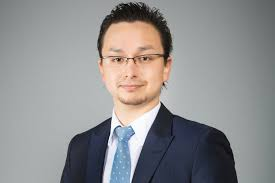
#> input picture images/images (4).jpeg, 275 x 183 px
$ python face_recognize.py
#> lines starting #> are read from the running program, lines starting #| are printed output that depends on the picture; after the words box and inside, x2 and y2 are one past the last pixel; in counts of white or black regions, pixels touching at a corner belong together
import cv2

face_cascade_path = '/Users/miyachitaisuke/opencv-master/data/haarcascades/haarcascade_frontalface_default.xml'
face_cascade = cv2.CascadeClassifier(face_cascade_path)

src = cv2.imread('images/images (4).jpeg')
#> src is the input picture: shape (183, 275, 3); mean B, G, R 142.6, 142, 142.6
src_gray = cv2.cvtColor(src, cv2.COLOR_BGR2GRAY)
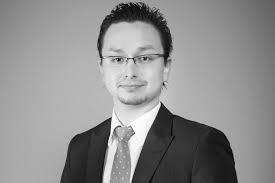
#> src_gray: shape (183, 275); min 0, max 255, mean 142.3

faces = face_cascade.detectMultiScale(src_gray)
#> faces = [[89, 25, 86, 86]]

for x, y, w, h in faces:
    cv2.rectangle(src, (x, y), (x + w, y + h), (255, 0, 0), 2)
#> this loop made 1 pass
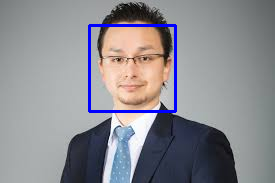
#> src: shape (183, 275, 3); 2.04% of pixels changed, all inside (x1, y1, x2, y2) = (88, 24, 177, 113)

cv2.imwrite('images/images (4)_after.jpeg', src)

$ run again, with images/images (1).jpeg copied over images/images (4).jpeg
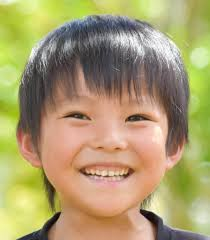
#> input picture images/images (1).jpeg, 210 x 240 px
#> src is the input picture: shape (240, 210, 3); mean B, G, R 109.8, 157, 171.4
#> `src_gray = cv2.cvtColor(src, cv2.COLOR_BGR2GRAY)`:
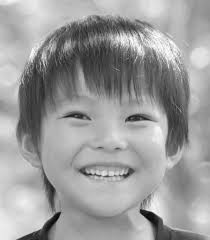
#> src_gray: shape (240, 210); min 4, max 255, mean 155.9
#> faces = [[36, 65, 140, 140]]
#> the loop `for x, y, w, h in faces:` made 1 pass
#> after the loop `for x, y, w, h in faces:`:
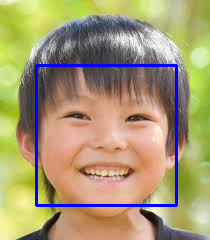
#> src: shape (240, 210, 3); 3.33% of pixels changed, all inside (x1, y1, x2, y2) = (35, 64, 178, 207)

$ run again, with images/images (2).jpeg copied over images/images (4).jpeg
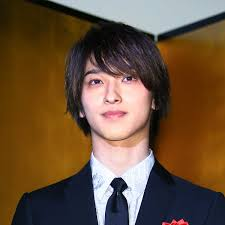
#> input picture images/images (2).jpeg, 225 x 225 px
#> src is the input picture: shape (225, 225, 3); mean B, G, R 58.5, 81.6, 106.3
#> `src_gray = cv2.cvtColor(src, cv2.COLOR_BGR2GRAY)`:
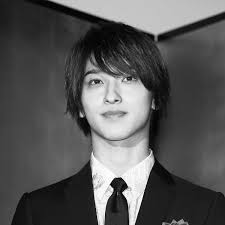
#> src_gray: shape (225, 225); min 0, max 255, mean 86.4
#> faces = [[72, 51, 83, 83]]
#> the loop `for x, y, w, h in faces:` made 1 pass
#> after the loop `for x, y, w, h in faces:`:
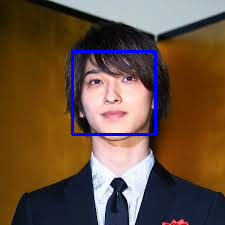
#> src: shape (225, 225, 3); 1.96% of pixels changed, all inside (x1, y1, x2, y2) = (71, 50, 157, 136)

$ run again, with images/images (3).jpeg copied over images/images (4).jpeg
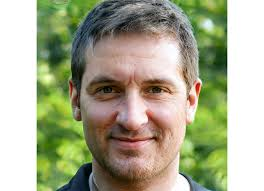
#> input picture images/images (3).jpeg, 264 x 191 px
#> src is the input picture: shape (191, 264, 3); mean B, G, R 141.6, 170.5, 167.7
#> `src_gray = cv2.cvtColor(src, cv2.COLOR_BGR2GRAY)`:
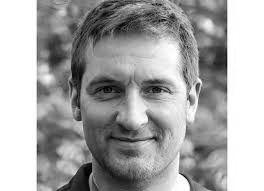
#> src_gray: shape (191, 264); min 1, max 255, mean 166.4
#> faces = [[66, 41, 130, 130]]
#> the loop `for x, y, w, h in faces:` made 1 pass
#> after the loop `for x, y, w, h in faces:`:
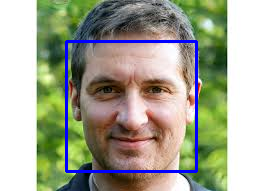
#> src: shape (191, 264, 3); 3.09% of pixels changed, all inside (x1, y1, x2, y2) = (65, 40, 198, 173)
